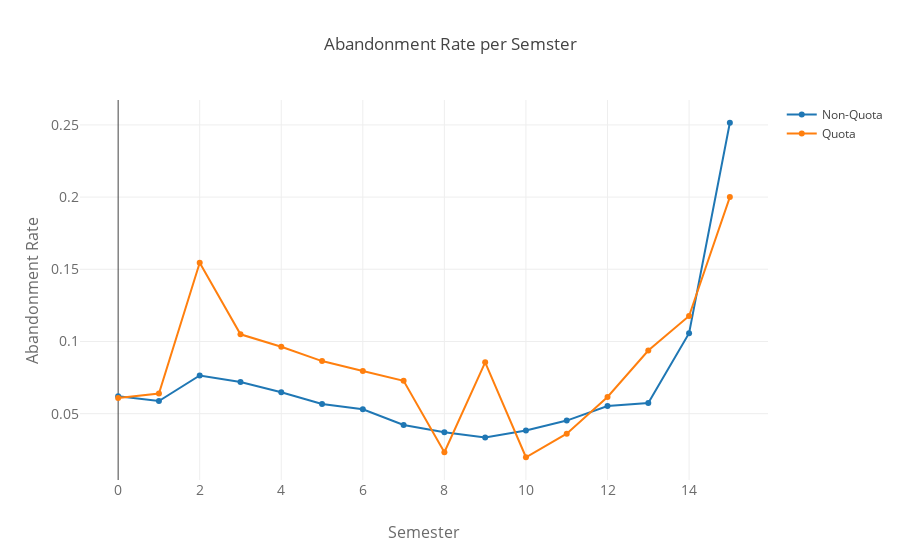

Notebook cell for this chart:
### Code cell
resultNaoCostista = frameNaoCotista['desistiu'] / frameNaoCotista['total']
resultCostista = frameCotista['desistiu'] / frameCotista['total']

dataNaoCotista = go.Scatter(
        x = frameNaoCotista['semestre'],
        y = resultNaoCostista,
        name='Non-Quota'
    )


dataCotista = go.Scatter(
        x = frameCotista['semestre'],
        y = resultCostista,
        name='Quota'
    )

data = [dataNaoCotista, dataCotista]
layout = go.Layout(
    title='Abandonment Rate per Semster',
    xaxis=dict(
        title='Semester',
        titlefont=dict(
            size=16,
            color='rgb(107, 107, 107)'
        ),
        tickfont=dict(
            size=14,
            color='rgb(107, 107, 107)'
        )
    ),
    yaxis=dict(
        title='Abandonment Rate',
        titlefont=dict(
            size=16,
            color='rgb(107, 107, 107)'
        ),
        tickfont=dict(
            size=14,
            color='rgb(107, 107, 107)'
        )
    ),
    barmode='group'
)
fig = go.Figure(data=data, layout=layout)
py.iplot(fig, filename='dados')

### Figure 1 — Plotly figure (JSON) as saved in the notebook; plotly's stock layout.template omitted (floating-point values rounded to 4 significant figures)
{"data": [{"name": "Non-Quota", "type": "scatter", "uid": "a13f922c-a39e-4572-b7cd-2b86405ff950", "x": [0, 1, 2, 3, 4, 5, 6, 7, 8, 9, 10, 11, 12, 13, 14, 15], "y": [0.06207, 0.05871, 0.07647, 0.07198, 0.06479, 0.05666, 0.05302, 0.04215, 0.03713, 0.03347, 0.03836, 0.04521, 0.05531, 0.05742, 0.1057, 0.2515]}, {"name": "Quota", "type": "scatter", "uid": "8936ddda-be0d-4b6e-b33f-0ef608b5273b", "x": [0, 1, 2, 3, 4, 5, 6, 7, 8, 9, 10, 11, 12, 13, 14, 15], "y": [0.06081, 0.06391, 0.1545, 0.105, 0.0963, 0.08642, 0.07955, 0.07273, 0.02326, 0.08553, 0.0198, 0.03614, 0.06154, 0.09375, 0.1176, 0.2]}], "layout": {"barmode": "group", "title": {"text": "Abandonment Rate per Semster"}, "xaxis": {"tickfont": {"color": "rgb(107, 107, 107)", "size": 14}, "title": {"font": {"color": "rgb(107, 107, 107)", "size": 16}, "text": "Semester"}}, "yaxis": {"tickfont": {"color": "rgb(107, 107, 107)", "size": 14}, "title": {"font": {"color": "rgb(107, 107, 107)", "size": 16}, "text": "Abandonment Rate"}}}}
